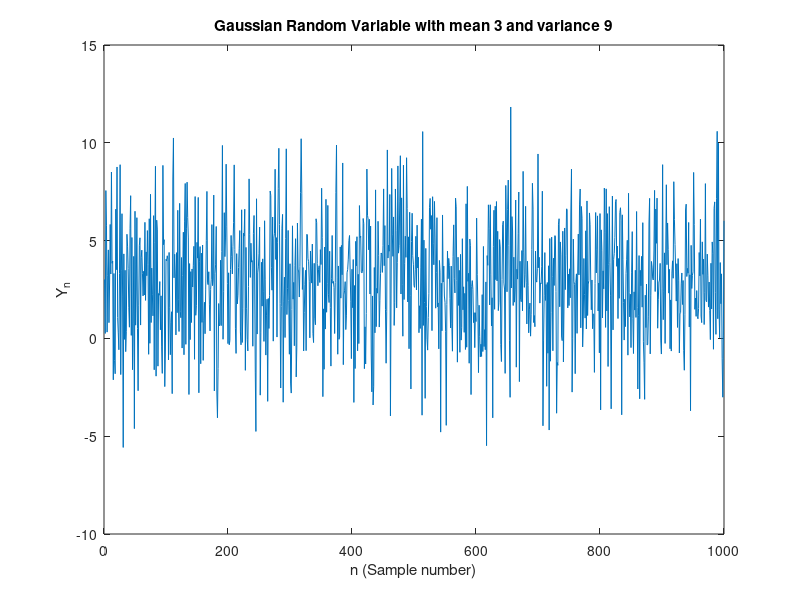

This chart was generated by the following MATLAB code: (Note: this script raises an error after producing the figure.)
%generate 1000 random samples
sample_size=1000;
X=randn(1,sample_size);
a=3;
b=3;

Y=a.*X+b;
plot(Y)
xlabel('n (Sample number)')
ylabel('Y_n')
title('Gaussian Random Variable with mean 3 and variance 9')

[M]=Mean(Y)
[Var]=Variance(Y,M)